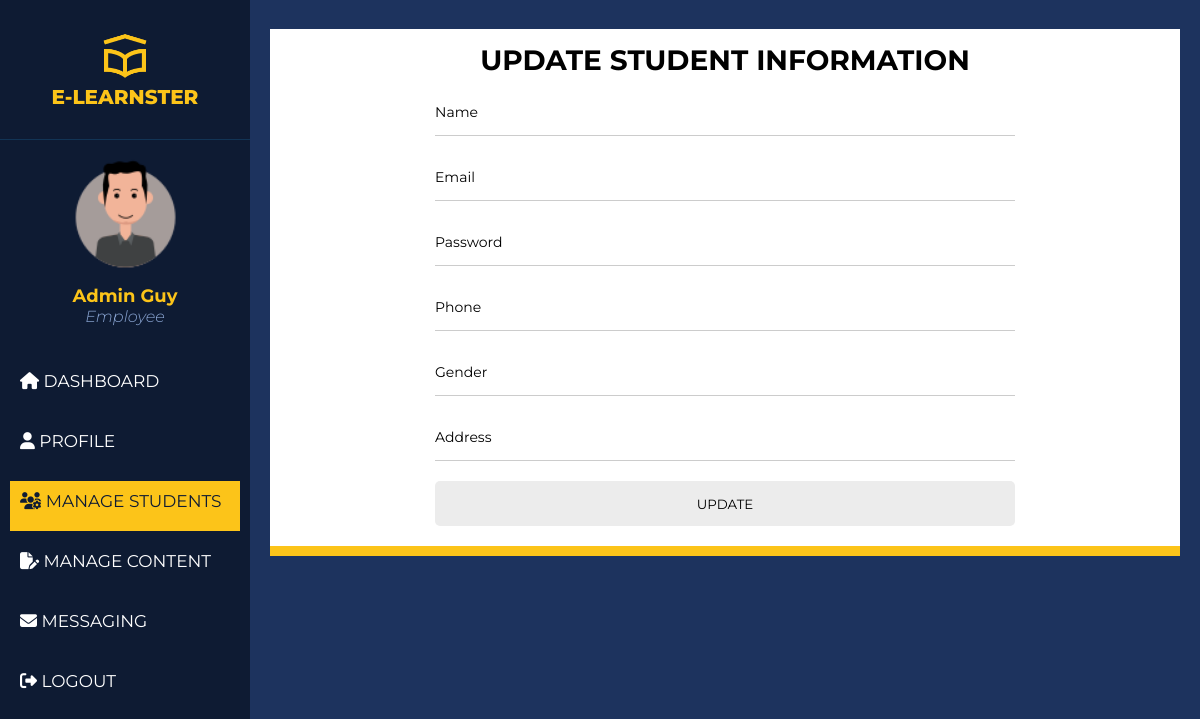
Page /pages/admin/update_student.php (signed in) on the committed database.
### tables this page shows
CREATE TABLE `employees` (
  `id` int(11) NOT NULL,
  `employeeID` int(11) NOT NULL,
  `employeeName` text NOT NULL,
  `employeeEmail` varchar(100) NOT NULL,
  `employeePassword` varchar(100) NOT NULL,
  `employeePhone` varchar(255) NOT NULL,
  `employeeAddress` text NOT NULL,
  `employeeGender` varchar(255) NOT NULL,
  `employeeTitle` varchar(255) NOT NULL DEFAULT 'Employee',
  `employeeProfilePicture` text NOT NULL DEFAULT 'default_avatar.png',
  `dateCreated` timestamp NOT NULL DEFAULT current_timestamp()
);

### pages/functions.php (called while the page is built, shortened)
<?php
function check_login_admin($con)
{
	if(isset($_SESSION['employeeID']))
	{
		$id = $_SESSION['employeeID'];
		$query = "select * from employees where employeeID = '$id' limit 1";
		$result = mysqli_query($con,$query);
		if($result && mysqli_num_rows($result) > 0)
		{
			$user_data = mysqli_fetch_assoc($result);
			return $user_data;
		}
	}
	die;
}

### pages/admin/update_student.php (the view, shortened to what this page needs)
<?php
	include("../connection.php");
	include("../functions.php");
	$user_data = check_login_admin($con);
?>
<!DOCTYPE html>
<html>
<head>
	<link rel="stylesheet" href="../../css/content.css"/>
</head>
<body>
<div class="wrapper">
    <div class="sidebar">
        <div class="sidebar__inner">
		<div class="logo">
		<img class="logo_img" src="../../assets/icons/logo.png"><br>
			E-LEARNSTER
		</div>
		<hr class="solid">
        <div class="profile_info">
            <div class="profile_img">
			<img src="../../assets/profile_images/<?php echo $user_data['employeeProfilePicture']; ?>">
            </div>
            <div class="profile_data">
                <p class="name"><?php echo $user_data['employeeName']; ?></p>
                <p class="role"><?php echo $user_data['employeeTitle']; ?></p>
            </div>
        </div>
        <ul class="siderbar_menu">
            <li><a href="admin_dashboard.php" >
              <div class="icon"><i class="fa-solid fa-house"></i>  Dashboard</div>
              </a></li>
          <li><a href="profile.php" >
              <div class="icon"><i class="fa-sharp fa-solid fa-user"></i>  Profile</div>
              </a></li>
		  <li><a href="user_management.php" class="active">
              <div class="icon"><i class="fa-solid fa-users-gear"></i>  Manage Students</div>
              </a></li>
		  <li><a href="content_management.php">
              <div class="icon"><i class="fa-solid fa-file-pen"></i>  Manage Content</div>
              </a></li>
          <li><a href="messaging.php">
              <div class="icon"><i class="fa-solid fa-envelope"></i>  Messaging</div>
              </a></li>
          <li><a href="logout.php">
              <div class="icon"><i class="fa-solid fa-right-from-bracket"></i>  Logout</div>
              </a></li>
        </ul>
      </div>
    </div>
    <div class="main_container">
        <div class="container">
            <div class="contentbody">
                <div align=center>
                    <h1>UPDATE STUDENT INFORMATION</h1>
                    <form method="post" enctype="multipart/form-data">
                            <div class="input-box">
                                <div class="input-field">
                                    <input type="text" class="input" name="studentName" required>
                                    <label for="name">Name</label>
                                </div>
                                <div class="input-field">
                                    <input type="text" class="input" name="studentEmail" required>
                                    <label for="email">Email</label>
                                </div>
                                <div class="input-field">
                                    <input type="text" class="input" name="studentPassword" required>
                                    <label for="password">Password</label>
                                </div>
                                <div class="input-field">
                                    <input type="text" class="input" name="studentPhone" required>
                                    <label for="phone">Phone</label>
                                </div>
                                <div class="input-field">
                                    <input type="text" class="input" name="studentGender" required>
                                    <label for="gender">Gender</label>
                                </div>
                                <div class="input-field">
                                    <input type="text" class="input" name="studentAddress" required>
                                    <label for="address">Address</label>
                                </div>
                                <div class="input-field">
                                <input type="submit" class="submit" name="submit" value="UPDATE">
                                </div>
                            </div>
                    </form>
                </div>
            </div>
        </div>
    </div>
</div>
</body>
</html>

### css/content.css (style rules this page uses)
* { margin: 0; padding: 0; box-sizing: border-box; text-decoration: none; list-style: none; font-family: "Montserrat", sans-serif; }
body { background: #1D335E; }
.wrapper { display: flex; width: 100%; }
.wrapper .sidebar { position: relative; }
hr { height: 1px; color: #123455; background-color: #123455; border: none; }
.logo { position:relative; font-weight:800; font-size: 20px; margin: 30px; text-align:center; color:#FCC419; }
.logo_img { width: 50px; position: relative; }
.wrapper .sidebar__inner { width: 250px; position: fixed; top: 0; left: 0; height: 100%; background: #0E1B33; z-index: 999; transition: all 0.3s ease; }
.wrapper .main_container { margin-left: 250px; width: calc(100% - 250px); transition: all 0.3s ease; }
.wrapper .sidebar__inner .profile_info { padding: 10px 25px; text-align: center; }
.wrapper .sidebar__inner .profile_info .profile_img { width: 125px; margin: 0 auto 10px; }
.wrapper .sidebar__inner .profile_info .profile_img img { width: 100%; display: block; }
.wrapper .sidebar__inner .profile_info .profile_data .name { font-size: 18px; font-weight: 700; color: #FCC419; }
.wrapper .sidebar__inner .profile_info .profile_data .role { font-weight: 300; color: #88a3d0; margin-bottom: 15px; font-style:italic; }
.wrapper .sidebar__inner .siderbar_menu li a { padding: 10px 10px; display: block; height: 50px; position: relative; margin: 10px; color: #fff; text-align: left; text-transform: uppercase; }
.wrapper .sidebar__inner .siderbar_menu li a .icon { font-size: 17px; margin-bottom: 5px; }
.wrapper .sidebar__inner .siderbar_menu li a:before { content: ""; position: absolute; top: 0; left: 0; width: 3px; height: 100%; background: #FCC419; display: none; }
.wrapper .sidebar__inner .siderbar_menu li a:hover, .wrapper .sidebar__inner .siderbar_menu li a.active { background: #FCC419; color: #0E1B33; }
.wrapper .sidebar__inner .siderbar_menu li a:hover:before, .wrapper .sidebar__inner .siderbar_menu li a.active:before { display: block; }
.wrapper .main_container .container { padding: 20px; margin-top: -20px; }
.contentbody { background: #fff; padding: 20px; font-size: 14px; line-height: 22px; margin-bottom: 10px; margin-top:10px; border-bottom: 10px solid #FCC419; }
.input-box { margin-top: 20px; width:600px; box-sizing: border-box; }
.input-field { display: flex; flex-direction: column; position: relative; padding: 0 10px 0 10px; }
.input { height: 45px; width: 100%; background: transparent; border: none; border-bottom: 1px solid rgba(0,0,0,0.2); outline: none; margin-bottom: 20px; color: #0E1B33; }
.input-box .input-field label { position: absolute; top: 10px; left: 10px; pointer-events: none; transition: .5s; }
.submit { border: none; outline: none; height: 45px; background: #ececec; border-radius: 5px; transition: .4s; }

### rows in the picture
employees: employeeProfilePicture (placeholder picture), employeeName "Admin Guy", employeeTitle "Employee"
